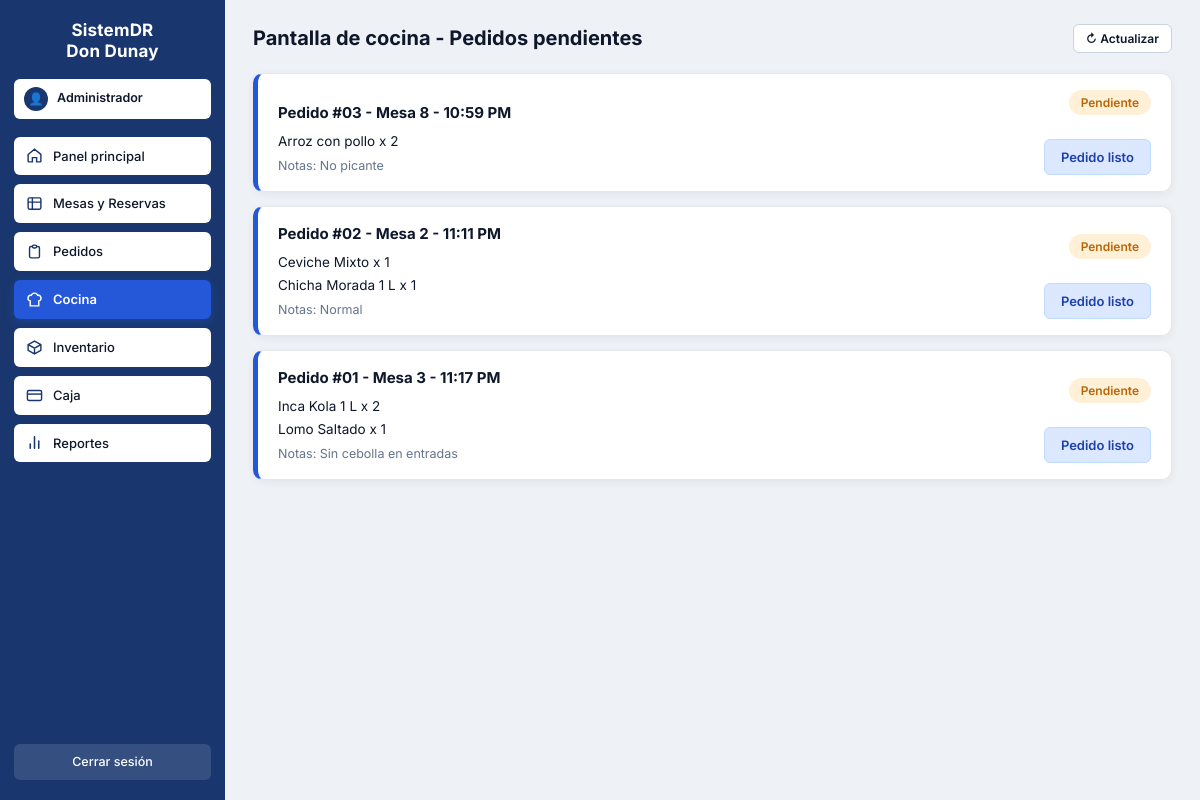
The app's page /cocina_vista.php (signed in) with its own data.
### tables this page shows
CREATE TABLE detalle_pedido (
  id_detalle INT AUTO_INCREMENT PRIMARY KEY,
  id_pedido INT NOT NULL,
  id_plato INT NOT NULL,
  cantidad INT NOT NULL,
  subtotal DECIMAL(10,2) NOT NULL,
  notas VARCHAR(255) DEFAULT '',
  FOREIGN KEY (id_pedido) REFERENCES pedido(id_pedido) ON DELETE CASCADE,
  FOREIGN KEY (id_plato) REFERENCES plato(id_plato)
);

CREATE TABLE pedido (
  id_pedido INT AUTO_INCREMENT PRIMARY KEY,
  id_cliente INT NULL,
  numero_mesa INT NOT NULL,
  id_usuario INT NOT NULL,
  fecha_hora DATETIME NOT NULL DEFAULT CURRENT_TIMESTAMP,
  notas_generales VARCHAR(255) DEFAULT '',
  estado ENUM('pendiente','listo','pagado') NOT NULL DEFAULT 'pendiente',
  FOREIGN KEY (id_cliente) REFERENCES cliente(id_cliente) ON DELETE SET NULL,
  FOREIGN KEY (numero_mesa) REFERENCES mesa(numero_mesa),
  FOREIGN KEY (id_usuario) REFERENCES usuario(id_usuario)
);

### php/conexion.php (called while the page is built, shortened)
<?php
$conn = @new mysqli("localhost", "root", "", "sistemdr");
if ($conn->connect_error) {
    $db_error = "No se pudo conectar a la base de datos 'sistemdr'. Verifique que MySQL esté iniciado en XAMPP y haya importado database.sql.";
} else {
    $db_error = null;
}
?>

### cocina_vista.php (the view, shortened to what this page needs)
<?php
require_once "php/conexion.php";
$pedidos = [];
if (!$db_error) {
    $sql = "SELECT p.id_pedido, p.numero_mesa, DATE_FORMAT(p.fecha_hora, '%h:%i %p') AS hora, p.notas_generales,
                   pl.nombre AS plato, d.cantidad, d.notas
            FROM pedido p
            JOIN detalle_pedido d ON p.id_pedido = d.id_pedido
            JOIN plato pl ON d.id_plato = pl.id_plato
            WHERE p.estado = 'pendiente'
            ORDER BY p.fecha_hora ASC";
    $res = $conn->query($sql);
    while ($row = $res->fetch_assoc()) {
        $pid = $row['id_pedido'];
        if (!isset($pedidos[$pid])) {
            $pedidos[$pid] = [
                'id_pedido' => $pid,
                'numero_mesa' => $row['numero_mesa'],
                'hora' => $row['hora'],
                'notas' => $row['notas_generales'] ?: ($row['notas'] ?: 'Normal'),
                'items' => []
            ];
        }
        $pedidos[$pid]['items'][] = $row['plato'] . " x " . $row['cantidad'];
    }
}
?>
<!DOCTYPE html>
<html lang="es">
<head>
  <link rel="stylesheet" href="css/styles.css">
</head>
<body>
<div class="app-shell">
  <?php include "php/sidebar.php"; ?>
  <main class="main-area">
    <div class="page-header-bar">
      <h1 class="page-title">Pantalla de cocina - Pedidos pendientes</h1>
      <div>
        <button class="btn btn-outline btn-sm" onclick="location.reload()">&#8635; Actualizar</button>
      </div>
    </div>
    <div class="cocina-list">
      <?php if (empty($pedidos)): ?>
        <div class="card" style="text-align:center;padding:36px;color:#64748B;">
          No hay pedidos pendientes en cocina en este momento.
        </div>
      <?php else: ?>
        <?php foreach ($pedidos as $ped): ?>
          <div class="cocina-card" id="pedidoCard_<?php echo $ped['id_pedido']; ?>">
            <div>
              <div class="cocina-card-header">
                Pedido #<?php echo str_pad($ped['id_pedido'], 2, '0', STR_PAD_LEFT); ?> - Mesa <?php echo $ped['numero_mesa']; ?> - <?php echo $ped['hora']; ?>
              </div>
              <ul class="cocina-items">
                <?php foreach ($ped['items'] as $it): ?>
                  <li><?php echo htmlspecialchars($it); ?></li>
                <?php endforeach; ?>
              </ul>
              <div class="cocina-notes">Notas: <?php echo htmlspecialchars($ped['notas']); ?></div>
            </div>
            <div class="cocina-right">
              <span class="pill-pendiente">Pendiente</span>
              <button type="button" class="btn btn-soft-blue" onclick="marcarPedidoListo(<?php echo $ped['id_pedido']; ?>)">Pedido listo</button>
            </div>
          </div>
        <?php endforeach; ?>
      <?php endif; ?>
    </div>
  </main>
</div>
</body>
</html>

### css/styles.css (style rules this page uses)
:root { --bg-canvas: #EEF2F7; --bg-cream: #FFFAE7; --surface-card: #FFFFFF; --sidebar-navy: #19376E; --login-navy: #14233E; --brand-blue: #2458D9; --brand-blue-hover: #1D4ED8; --soft-blue-bg: #DCE8FF; --soft-blue-text: #1E40AF; --status-green: #16803D; --status-green-hover: #15803D; --alert-green-bg: #E2FAEC; --alert-green-text: #166534; --status-red: #D92D3B; --status-red-hover: #B91C1C; --alert-red-bg: #FEE2E2; --status-amber: #B86607; --status-amber-hover: #9A3412; --alert-amber-bg: #FFF0D7; --chart-orange: #F5AE60; --text-primary: #0F172A; --text-secondary: #64748B; --border-subtle: #CBD3DF; --border-light: #E2E8F0; --radius-sm: 6px; --radius-md: 10px; --radius-lg: 14px; --shadow-card: 0 2px 8px rgba(15, 23, 42, 0.06); --shadow-modal: 0 12px 32px rgba(15, 23, 42, 0.22); }
* { box-sizing: border-box; margin: 0; padding: 0; }
body { font-family: 'Inter', -apple-system, BlinkMacSystemFont, sans-serif; background-color: var(--bg-canvas); color: var(--text-primary); font-size: 14px; line-height: 1.45; }
.app-shell { display: flex; min-height: 100vh; }
.main-area { flex: 1; padding: 24px 28px; background-color: var(--bg-canvas); overflow-x: hidden; }
.page-header-bar { display: flex; align-items: center; justify-content: space-between; margin-bottom: 20px; gap: 12px; }
.page-title { font-size: 20px; font-weight: 700; color: var(--text-primary); }
.btn { display: inline-flex; align-items: center; justify-content: center; gap: 6px; padding: 9px 16px; border-radius: var(--radius-sm); border: none; font-family: inherit; font-size: 13px; font-weight: 600; cursor: pointer; text-decoration: none; transition: opacity 0.16s, background 0.16s; }
.btn-soft-blue { background-color: var(--soft-blue-bg); color: var(--soft-blue-text); border: 1px solid #BFDBFE; }
.btn-outline { background-color: #FFFFFF; color: var(--text-primary); border: 1px solid var(--border-subtle); }
.btn-sm { padding: 6px 12px; font-size: 12px; }
.cocina-list { display: flex; flex-direction: column; gap: 14px; }
.cocina-card { background: #FFFFFF; border: 1px solid var(--border-light); border-left: 5px solid var(--brand-blue); border-radius: var(--radius-md); padding: 16px 20px; box-shadow: var(--shadow-card); display: flex; justify-content: space-between; align-items: flex-end; gap: 16px; }
.cocina-card-header { font-size: 15px; font-weight: 700; margin-bottom: 8px; }
.cocina-items { list-style: none; font-size: 13.5px; color: var(--text-primary); }
.cocina-items li { margin-bottom: 3px; }
.cocina-notes { margin-top: 6px; font-size: 12.5px; color: var(--text-secondary); }
.cocina-right { display: flex; flex-direction: column; align-items: flex-end; justify-content: space-between; gap: 24px; }
.pill-pendiente { background-color: var(--alert-amber-bg); color: var(--status-amber); padding: 4px 12px; border-radius: 999px; font-size: 12px; font-weight: 600; }

### records on screen
detalle_pedido: id_pedido.id_pedido "03", id_pedido.numero_mesa "8", hora "10:59 PM", it "Arroz con pollo x 2", id_pedido.notas_generales "No picante"

### other values on screen
$rol_label "Administrador"
$item['label'] "Panel principal"
$item['label'] "Mesas y Reservas"
$item['label'] "Pedidos"
$item['label'] "Cocina"
$item['label'] "Inventario"
$item['label'] "Caja"
$item['label'] "Reportes"
str_pad($ped['id_pedido'], 2, '0', STR_PAD_LEFT) "02"
$ped['numero_mesa'] "2"
$ped['hora'] "11:11 PM"
$it "Ceviche Mixto x 1"
$it "Chicha Morada 1 L x 1"
$ped['notas'] "Normal"
str_pad($ped['id_pedido'], 2, '0', STR_PAD_LEFT) "01"
